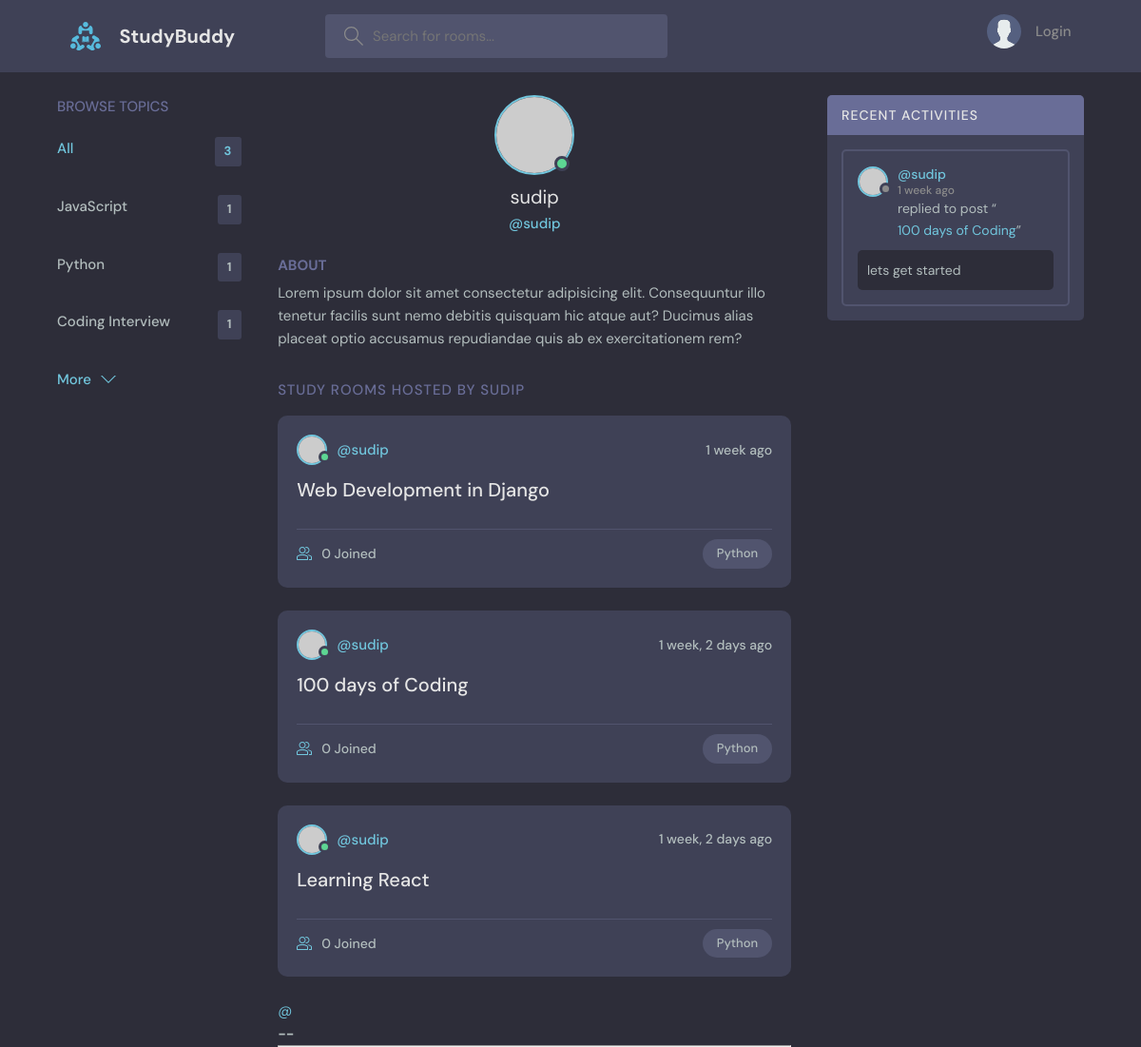
The page /profile/1 on the database as committed earlier.
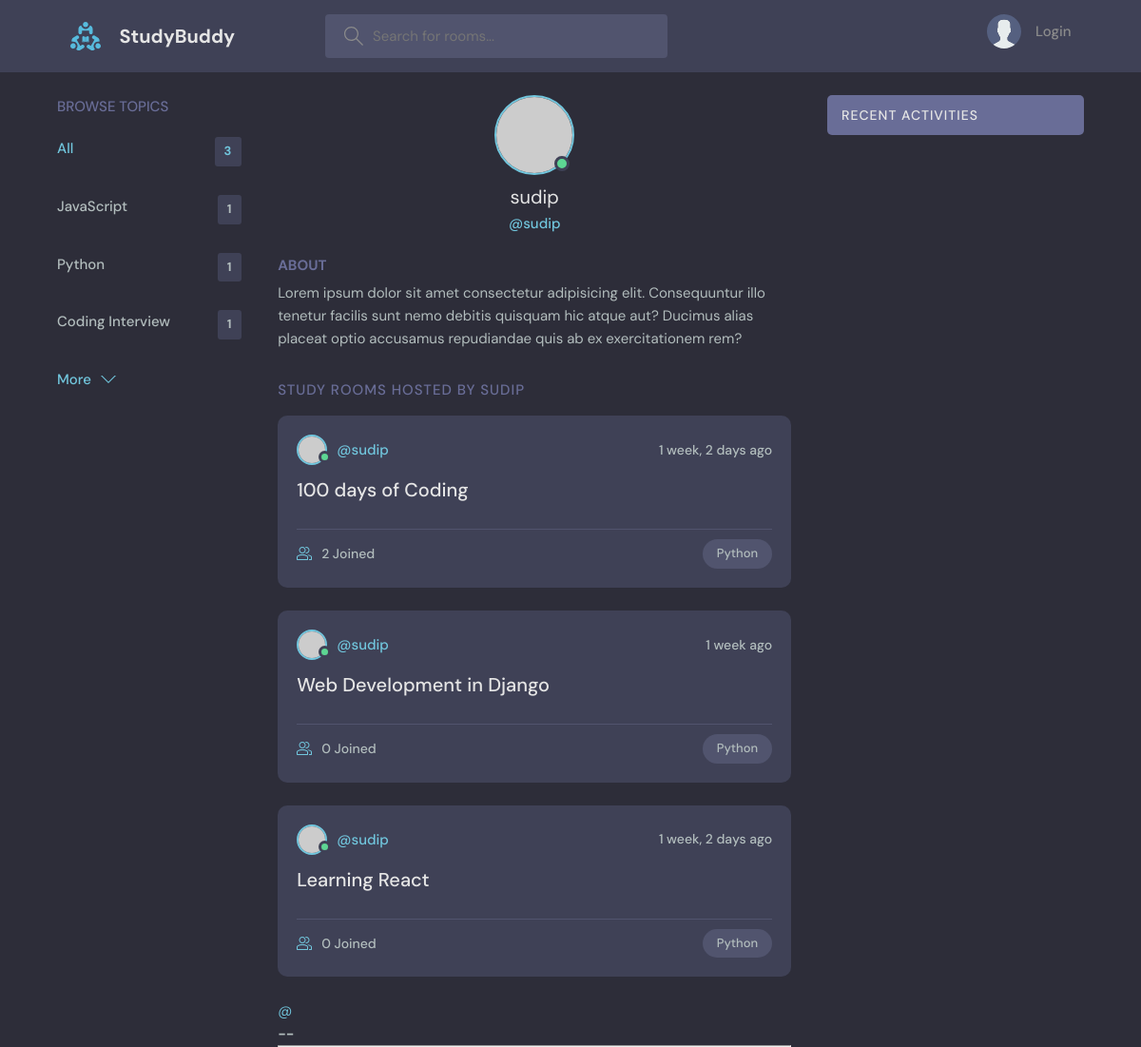
The same page on the database as committed later.
### base/models.py (models this page shows, shortened)
class Topics(models.Model):
    name = models.CharField(max_length=200)

class Room(models.Model):
    host = models.ForeignKey(User, on_delete=models.SET_NULL, null=True)
    participants = models.ManyToManyField(
        User, related_name='participants', blank=True)
    topic = models.ForeignKey(Topics, on_delete=models.SET_NULL, null=True)
    name = models.CharField(max_length=200)
    description = models.TextField(null=True, blank=True)
    updated = models.DateTimeField(auto_now=True)
    created = models.DateTimeField(auto_now_add=True)
    class Meta:
        ordering = ['-updated', '-created']
    def __str__(self):
        return self.name

class Message(models.Model):
    user = models.ForeignKey(
        User, on_delete=models.CASCADE, blank=True, null=True)
    room = models.ForeignKey(Room, on_delete=models.CASCADE)
    body = models.TextField()
    updated = models.DateTimeField(auto_now=True)
    created = models.DateTimeField(auto_now_add=True)
    class Meta:
        ordering = ['-updated', '-created']

### base/views.py (the view)
# urls.py: path('profile/<str:pk>', views.userProfile, name='user-profile'),
def userProfile(request, pk):
    user = User.objects.get(id=pk)
    rooms = user.room_set.all()
    room_message = user.message_set.all()
    topics = Topics.objects.all()
    context = {'user': user, 'rooms': rooms,
               'room_message': room_message, 'topics': topics}
    return render(request, 'base/profile.html', context)

### base/templates/base/profile.html (shortened to what this page needs)
{% extends 'main.html' %}
{% block content %}
  <main class="profile-page layout layout--3">
    <div class="container">
    {% include 'base/topics_component.html' %}
      <div class="roomList">
        <div class="profile">
          <div class="profile__avatar">
            <div class="avatar avatar--large active">
              <img src="https://randomuser.me/api/portraits/men/11.jpg" />
            </div>
          </div>
          <div class="profile__info">
            <h3>{{user.username}}</h3>
            <p>@{{user.username}}</p>
          </div>
          <div class="profile__about">
            <h3>About</h3>
            <p>
              Lorem ipsum dolor sit amet consectetur adipisicing elit. Consequuntur illo tenetur
              facilis sunt nemo debitis quisquam hic atque aut? Ducimus alias placeat optio
              accusamus repudiandae quis ab ex exercitationem rem?
            </p>
          </div>
        </div>
        <div class="roomList__header">
          <div>
            <h2>Study Rooms Hosted by {{user.username}}</a>
            </h2>
          </div>
        </div>
      {% include 'base/feed_component.html' %}
      </div>
      {% include 'base/activity_component.html' %}
    </div>
  </main>
  {% endblock content %}

### base/templates/base/topics_component.html
<div class="topics">
    <div class="topics__header">
        <h2>Browse Topics</h2>
    </div>
    <ul class="topics__list">
        <li>
            <a href="{% url 'home' %}" class="active">All <span>{{topics.count}}</span></a>
        </li>
        {% for topic in topics %}
        <li>
            <a href="{% url 'home' %}?q={{topic.name}}">{{topic.name}} <span>{{topic.room_set.all.count}}</span></a>
        </li>
        {% endfor %}
    </ul>
    <a class="btn btn--link" href="{% url 'topics' %}">
        More
        <svg version="1.1" xmlns="http://www.w3.org/2000/svg" width="32" height="32" viewBox="0 0 32 32">
            <title>chevron-down</title>
            <path d="M16 21l-13-13h-3l16 16 16-16h-3l-13 13z"></path>
        </svg>
    </a>
</div>

### base/templates/base/feed_component.html (shortened to what this page needs)
{% for room in rooms %}
<div class="roomListRoom">
    <div class="roomListRoom__header">
        <a href="{% url 'user-profile' room.host.id %}" class="roomListRoom__author">
            <div class="avatar avatar--small active">
                <img src="https://randomuser.me/api/portraits/men/11.jpg" />
            </div>
            <span>@{{room.host.username}}</span>
        </a>
        <div class="roomListRoom__actions">
            <span>{{room.created|timesince}} ago</span>
        </div>
    </div>
    <div class="roomListRoom__content">
        <a href="{% url 'user-profile' room.host.id %}">{{room.name}}</a>
    </div>
    <div class="roomListRoom__meta">
        <a class="roomListRoom__joined">
            {{room.participants.all.count}} Joined
        </a>
        <p class="roomListRoom__topic">Python</p>
    </div>
</div>
{% endfor %}
<div>
    <a href="">@</a>
    <h5> {{room.id}} -- <a href="rooms/{{room.id}}">{{room.name}}</a></h5>
</div>

### base/templates/base/activity_component.html (shortened to what this page needs)
<div class="activities">
    <div class="activities__header">
        <h2>Recent Activities</h2>
    </div>
    {% for message in room_message %}
    <div class="activities__box">
        <div class="activities__boxHeader roomListRoom__header">
            <a href="{% url 'user-profile' message.user.id %}" class="roomListRoom__author">
                <div class="avatar avatar--small">
                    <img src="https://randomuser.me/api/portraits/women/11.jpg" />
                </div>
                <p>
                    @{{message.user}}
                    <span>{{message.created|timesince}} ago</span>
                </p>
            </a>
        </div>
        <div class="activities__boxContent">
            <p>replied to post “<a href="{% url 'room' message.room.id %}">{{message.room}}</a>”</p>
            <div class="activities__boxRoomContent">
                {{message.body}}
            </div>
        </div>
    </div>
    {% endfor %}
</div>

Rows that differ between the two databases and show on the page:
removed Message: user "sudip", created "1 week", room "100 days of Coding", body "lets get started"
changed Room "100 days of Coding": participants.all.count "0" → "2"; moves up the list
